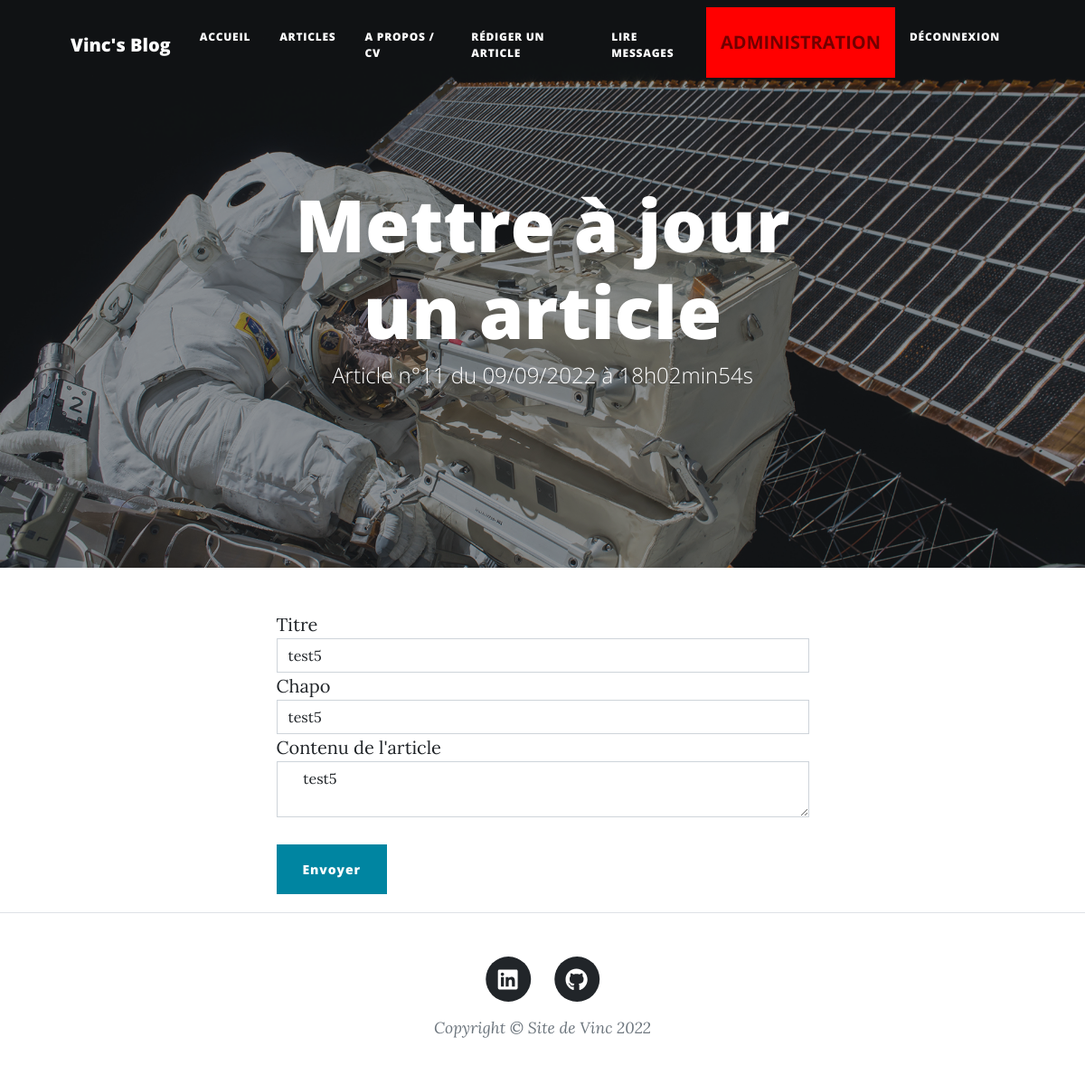
Page /index.php?page=adminPost&action=seeUpdateFormPost&id=11 (signed in) on the committed database.
### tables this page shows
CREATE TABLE `posts` (
  `id` int(11) NOT NULL,
  `title` varchar(255) NOT NULL,
  `wording` varchar(1024) NOT NULL,
  `content` text NOT NULL,
  `creation_date` datetime NOT NULL,
  `update_date` datetime NOT NULL
);

### src/Controllers/admin_post.php (called while the page is built, shortened)
<?php
require_once('src/Model/post.php');
require_once('src/Lib/database.php');
class AdminPostController
{
    public function seeUpdateForm(string $post_id)
    {
        $postRepository = new PostRepository();
        $postRepository->connection = new DatabaseConnection();
        $post = $postRepository->getPost($post_id);
        require('Templates/adminUpdatePost.php');
    }
}

### src/Lib/database.php (called while the page is built, shortened)
<?php
class DatabaseConnection
{
    public ?\PDO $database = null;
    public function getConnection(): \PDO
    {
        if ($this->database === null) {
            $this->database = new \PDO('mysql:host=localhost;dbname=vinc_blog;charset=utf8', 'root', '');
        }
        return $this->database;
    }
}

### src/Model/post.php (called while the page is built, shortened)
<?php
require_once('src/Lib/database.php');
class Post
{
    private string $id;
    private string $title;
    private string $wording;
    private string $content;
    private string $creationDate;
    public function getId()
    {
        return $this->id;
    }
    public function setId($id)
    {
        $this->id = $id;
        return $this;
    }
    public function getTitle()
    {
        return $this->title;
    }
    public function setTitle($title)
    {
        $this->title = $title;
        return $this;
    }
    public function getWording()
    {
        return $this->wording;
    }
    public function setWording($wording)
    {
        $this->wording = $wording;
        return $this;
    }
    public function getContent()
    {
        return $this->content;
    }
    public function setContent($content)
    {
        $this->content = $content;
        return $this;
    }
    public function getCreationDate()
    {
        return $this->creationDate;
    }
    public function setCreationDate($creationDate)
    {
        $this->creationDate = $creationDate;
        return $this;
    }
    public function setUpdateDate($updateDate)
    {
        return $this;
    }
}
class PostRepository
{
    public DatabaseConnection $connection;
    public function getPost(string $id): Post
    {
        $statement = $this->connection->getConnection()->prepare(
            "SELECT id, title, wording, content, DATE_FORMAT(creation_date, '%d/%m/%Y à %Hh%imin%ss') AS french_creation_date, DATE_FORMAT(update_date, '%d/%m/%Y à %Hh%imin%ss') AS french_update_date FROM posts WHERE id = ?"
        );
        $statement->execute([$id]);
        $row = $statement->fetch();
        $post = new Post();
        $post->setId($row['id']);
        $post->setTitle($row['title']);
        $post->setWording($row['wording']);
        $post->setContent($row['content']);
        $post->setCreationDate($row['french_creation_date']);
        $post->setUpdateDate($row['french_update_date']);
        return $post;
    }
}

### Templates/adminUpdatePost.php (the view, shortened to what this page needs)
<header class="masthead" style="background-image: url('BootstrapTheme/assets/img/post-bg.jpg')">
    <div class="container position-relative px-4 px-lg-5">
        <div class="row gx-4 gx-lg-5 justify-content-center">
            <div class="col-md-10 col-lg-8 col-xl-7">
                <div class="page-heading">
                    <h1>Mettre à jour un article</h1>
                    <span class="subheading">Article n°<?= htmlspecialchars($post->getId()) ?> du <?= htmlspecialchars($post->getCreationDate()) ?></span>
                </div>
            </div>
        </div>
    </div>
</header>
<div class="container px-4 px-lg-5">
    <div class="row gx-4 gx-lg-5 justify-content-center">
        <div class="col-md-10 col-lg-8 col-xl-7">
            <?php if (isset($_SESSION['ROLE_ADMIN'])) { ?>
                <form action="index.php?page=adminPost&action=updatePost&id=<?= $post->getId() ?>" method="POST">
                    <div class="form-group">
                        <label for="title">Titre</label>
                        <input type="text" class="form-control" id="title" name="title" value="<?= htmlspecialchars($post->getTitle()) ?>" required>
                    </div>
                    <div class="form-group">
                        <label for="wording">Chapo</label>
                        <input type="text" class="form-control" id="wording" name="wording" value="<?= htmlspecialchars($post->getWording()) ?>" required>
                    </div>
                    <div class="form-group">
                        <label for="content">Contenu de l'article</label>
                        <textarea class="form-control" id="content" name="content" required> <?= nl2br(htmlspecialchars($post->getContent())) ?></textarea>
                    </div><br />
                    <button type="submit" class="btn btn-primary">Envoyer</button>
                </form>
            <?php }; ?>
        </div>
    </div>
</div>
<?php require('layout.php') ?>

### rows in the picture
posts: id "11", title "test5", wording "test5", content "test5"

### other values in the picture
$post->getCreationDate() "09/09/2022 à 18h02min54s"
